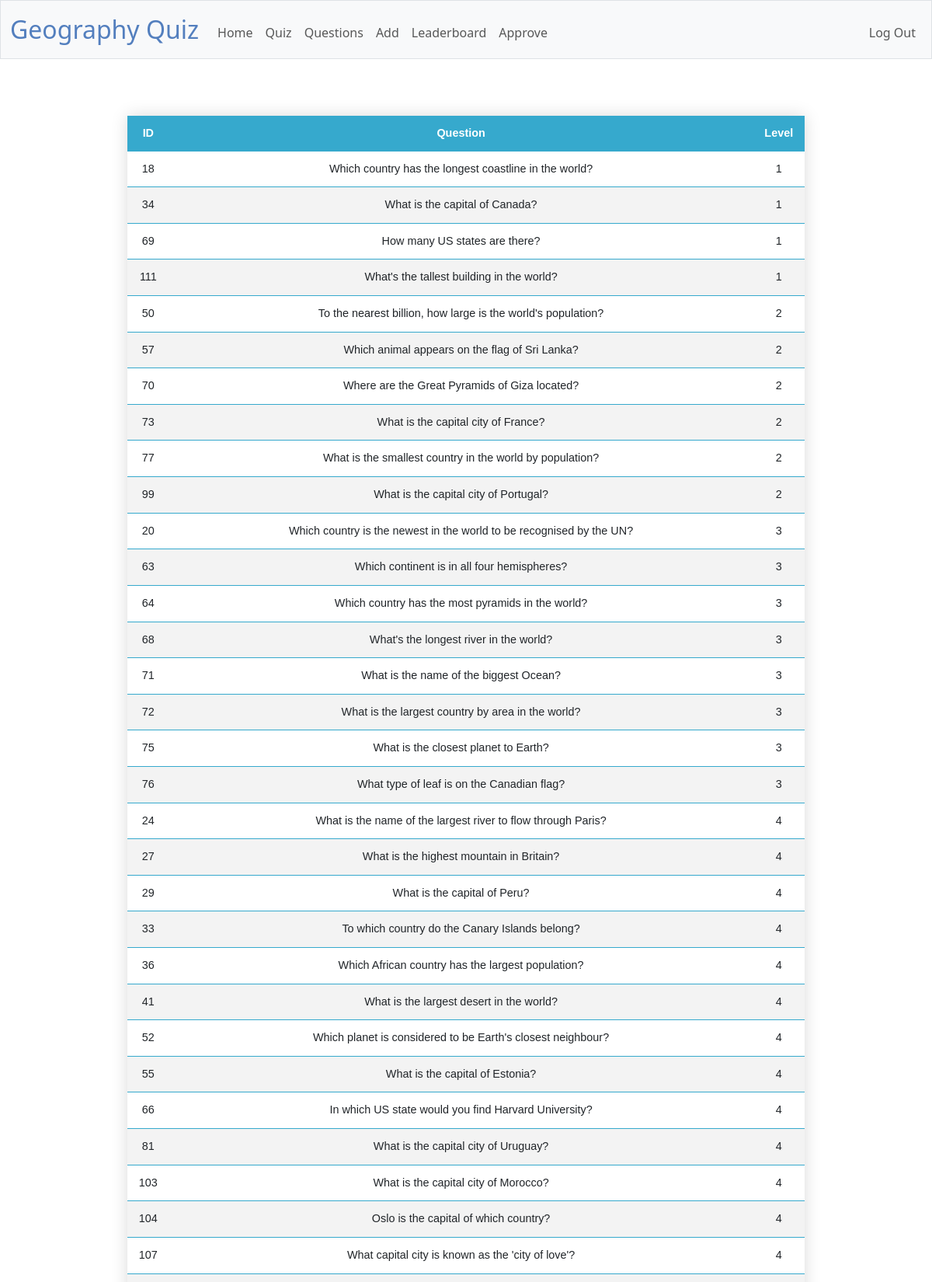
The app's page /all (signed in, upper part) with its own data.
### tables this page shows
CREATE TABLE questions (id INTEGER PRIMARY KEY AUTOINCREMENT NOT NULL, question TEXT NOT NULL, answer TEXT NOT NULL, wrong TEXT NOT NULL, level INTEGER NOT NULL, image TEXT);

### app.py (the view)
@app.route("/all", methods=['GET', 'POST'])
@login_required
def questions():
    questions = []
    raw = db.execute("SELECT id, question, level FROM questions ORDER BY level ASC")
    for question in raw:
        values = {}
        values["id"] = question["id"]
        values["question"] = question["question"]
        values["level"] = question["level"]
        questions.append(values)
    return render_template("questions.html", questions=questions)

### app.py (called while the page is built)
@app.after_request
def after_request(response):
    response.headers["Cache-Control"] = "no-cache, no-store, must-revalidate"
    response.headers["Expires"] = 0
    response.headers["Pragma"] = "no-cache"
    return response

### helpers.py (called while the page is built)
def login_required(f):
    @wraps(f)
    def decorated_function(*args, **kwargs):
        if session.get("user_id") == None:
            return redirect("/login")
        return f(*args, **kwargs)
    return decorated_function

### templates/questions.html (shortened to what this page needs)
{% extends "layout.html" %}
{% block main %}
<table>
    <thead>
      <tr>
        <th>ID</th>
        <th>Question</th>
        <th>Level</th>
      </tr>
    </thead>
    <tbody>
        {% for question in questions %}
          <tr>
            <td>{{question.id}}</td>
            <td>{{question.question}}</td>
            <td>{{question.level}}</td>
          </tr>
        {% endfor %}
    </tbody>
  </table>
{% endblock %}

### templates/layout.html (shortened to what this page needs)
<!DOCTYPE html>
<html lang="en">
    <head>
        <link href="https://cdn.jsdelivr.net/npm/bootstrap@5.3.2/dist/css/bootstrap.min.css" rel="stylesheet">
        <link href="/static/styles.css" rel="stylesheet">
    </head>
    <body>
        <nav class="bg-light border navbar navbar-expand-md navbar-light">
            <div class="container-fluid">
                <a class="navbar-brand" href="/"><span class="blue">Geography Quiz</span></a>
                <div class="collapse navbar-collapse" id="navbar">
                    {% if session["user_id"]  == 1 %}
                        <ul class="navbar-nav me-auto mt-2">
                            <li class="nav-item"><a class="nav-link" href="/">Home</a></li>
                            <li class="nav-item"><a class="nav-link" href="/no">Quiz</a></li>
                            <li class="nav-item"><a class="nav-link" href="/all">Questions</a></li>
                            <li class="nav-item"><a class="nav-link" href="/add">Add</a></li>
                            <li class="nav-item"><a class="nav-link" href="/leaderboard">Leaderboard</a></li>
                            <li class="nav-item"><a class="nav-link" href="/approve">Approve</a></li>
                        </ul>
                        <ul class="navbar-nav ms-auto mt-2">
                            <li class="nav-item"><a class="nav-link" href="/logout">Log Out</a></li>
                        </ul>
                    {% else %}
                        <ul class="navbar-nav ms-auto mt-2">
                            <li class="nav-item"><a class="nav-link" href="/register">Register</a></li>
                            <li class="nav-item"><a class="nav-link" href="/login">Log In</a></li>
                        </ul>
                    {% endif %}
                </div>
            </div>
        </nav>
        <main class="container py-5 text-center">
            {% block main %}{% endblock %}
        </main>
    </body>
</html>

### static/styles.css (style rules this page uses)
nav .navbar-brand { font-size: xx-large; }
.blue { color: #537fbe; }
table { border-collapse: collapse; margin: 25px 0; font-size: 0.9em; font-family: sans-serif; min-width: 400px; box-shadow: 0 0 20px rgba(0, 0, 0, 0.15); text-align: center; }
table thead tr { background-color: #36A9CD; color: #ffffff; text-align: center; }
table th, table td { padding: 12px 15px; }
table tbody tr { border-bottom: 1px solid #36A9CD; }
table tbody tr:nth-of-type(even) { background-color: #f3f3f3; }
table { margin-left: auto; margin-right: auto; }

### records on screen
questions: id "18", question "Which country has the longest coastline in the world?", level "1"
questions: id "34", question "What is the capital of Canada?", level "1"
questions: id "69", question "How many US states are there?", level "1"
questions: id "111", question "What's the tallest building in the world?", level "1"
questions: id "50", question "To the nearest billion, how large is the world's population?", level "2"
questions: id "57", question "Which animal appears on the flag of Sri Lanka?", level "2"
questions: id "70", question "Where are the Great Pyramids of Giza located?", level "2"
questions: id "73", question "What is the capital city of France?", level "2"
questions: id "77", question "What is the smallest country in the world by population?", level "2"
questions: id "99", question "What is the capital city of Portugal?", level "2"
questions: id "20", question "Which country is the newest in the world to be recognised by the UN?", level "3"
questions: id "63", question "Which continent is in all four hemispheres?", level "3"
questions: id "64", question "Which country has the most pyramids in the world?", level "3"
questions: id "68", question "What's the longest river in the world?", level "3"
questions: id "71", question "What is the name of the biggest Ocean?", level "3"
questions: id "72", question "What is the largest country by area in the world?", level "3"
questions: id "75", question "What is the closest planet to Earth?", level "3"
questions: id "76", question "What type of leaf is on the Canadian flag?", level "3"
questions: id "24", question "What is the name of the largest river to flow through Paris?", level "4"
questions: id "27", question "What is the highest mountain in Britain?", level "4"
questions: id "29", question "What is the capital of Peru?", level "4"
questions: id "33", question "To which country do the Canary Islands belong?", level "4"
questions: id "36", question "Which African country has the largest population?", level "4"
questions: id "41", question "What is the largest desert in the world?", level "4"
questions: id "52", question "Which planet is considered to be Earth's closest neighbour?", level "4"
questions: id "55", question "What is the capital of Estonia?", level "4"
questions: id "66", question "In which US state would you find Harvard University?", level "4"
questions: id "81", question "What is the capital city of Uruguay?", level "4"
questions: id "103", question "What is the capital city of Morocco?", level "4"
questions: id "104", question "Oslo is the capital of which country?", level "4"
questions: id "107", question "What capital city is known as the 'city of love'?", level "4"
